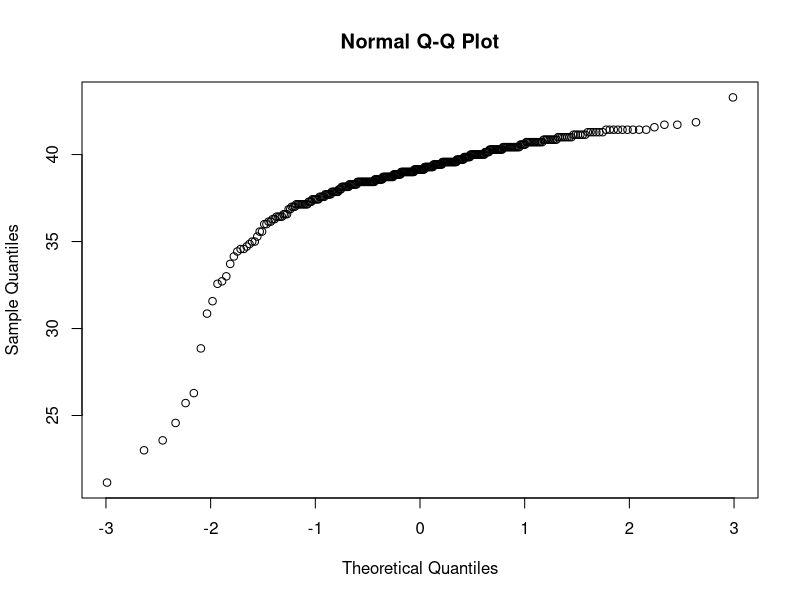
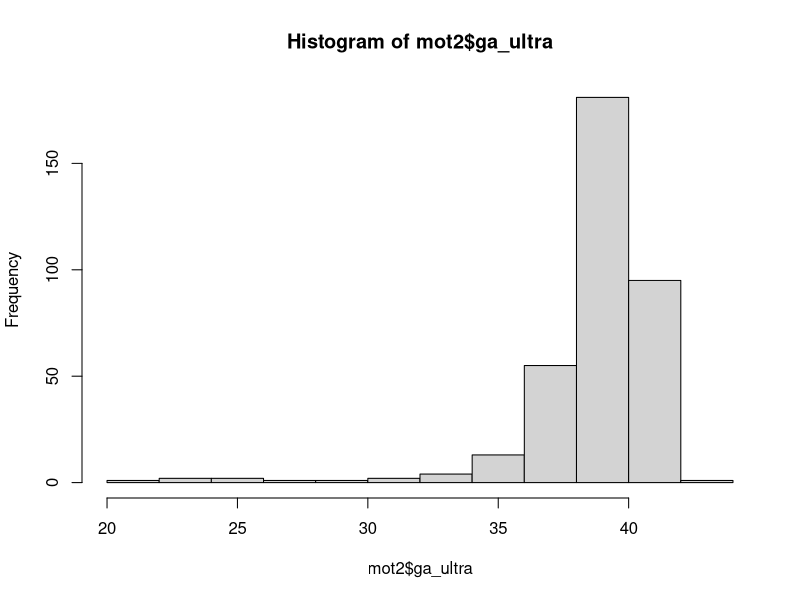
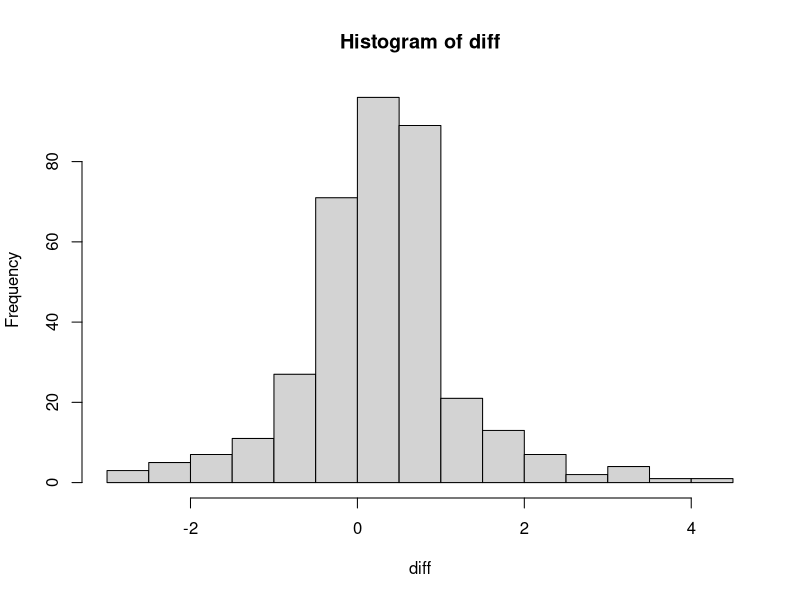
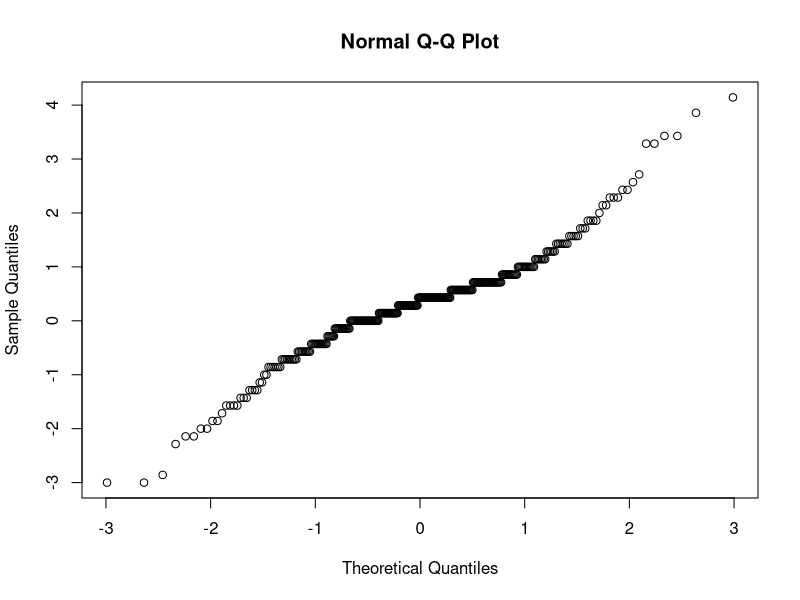
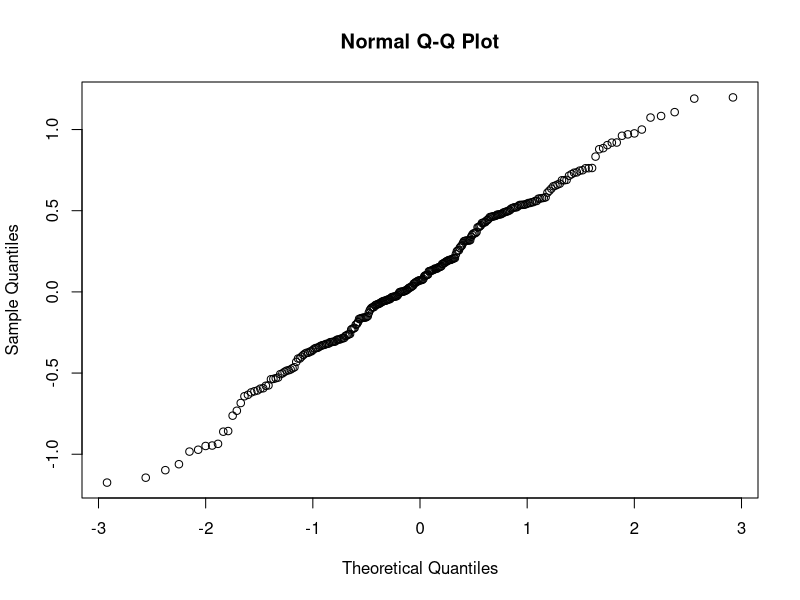

The R source for these figures, in order:
## ---- chunk 1
knitr::opts_chunk$set(echo = TRUE,message = F, warning = F)
## ---- chunk 2
library(data.table)
library(tidyverse)
library(knitr)
## ---- chunk 3
mot=fread("Midterm_BWT.dat")
## ---- chunk 4
mot2=mot%>%mutate(ga_ultra=replace(ga_ultra,ga_ultra>70,NA))
mot2=mot2%>%mutate(rand_month=replace(rand_month,rand_month>12|rand_month<1,NA))
mot2=mot2%>%mutate(ppnum=replace(ppnum,ppnum<0,NA))
## ---- chunk 5
qqnorm(mot2$ga_ultra)
hist(mot2$ga_ultra,breaks=15)
## ---- chunk 6
library(nortest)
ult=mot2$ga_ultra
## ---- chunk 7
lillie.test(ult)
## ---- chunk 8
ult=mot2$ga_ultra
est=mot2$ga_est
diff=ult-est
a=mean(ult,na.rm=T)
b=mean(est,na.rm=T)
z=mean(diff,na.rm=T)/(sd(diff,na.rm=T)/sqrt(length(diff)))
## ---- chunk 9
t.test(diff)
## ---- chunk 10
hist(diff,breaks=15)
qqnorm(diff)
## ---- chunk 11
mean(diff,na.rm=T)
## ---- chunk 12
estc=est+.318
## ---- chunk 13
ks.test(estc,ult)
## ---- chunk 14
ga=mot2%>%select(ga_ultra,ga_est)
ga$ga_est=cut(ga$ga_est,c(0,37,40,Inf),right=F,labels=c("low","med","high"))
ga$ga_ultra=cut(ga$ga_ultra,c(0,37,40,Inf),right=F,labels=c("low","med","high"))
## ---- chunk 15
library(vcd)
## ---- chunk 16
gatab=table(ga)
gatab2=addmargins(gatab)
gatab2
## ---- chunk 17
(k=Kappa(gatab))
confint(Kappa(gatab))
## ---- chunk 18
k$Unweighted
## ---- chunk 19
days=c(31,28,31,30,31,30,31,31,30,31,30,31) #create a vector of the number of days in each month
wtab=table(mot2$rand_month) #make table of women randomized per month
## ---- chunk 20
chisq.test(wtab, p=days/365,correct = F)
## ---- chunk 21
btab=table(mot2$birth_month)
a=as.data.frame(wtab)
colnames(a)=c("month","randomized")
b=as.data.frame(btab)
colnames(b)=c("month","births")
br=left_join(a,b)
month=br$month
randpct=prop.table(br$randomized)
birthpct=prop.table(br$births)
dat=cbind(month,randpct,birthpct)
dat #creating dataframe of percentage of births and women randomized by month
## ---- chunk 22
mot3=mot2%>%mutate(preterm=as.numeric(ga_ultra<37))
## ---- chunk 23
tab1=table(mot3$preterm,mot3$ppnum) #Create 2x2 Disease exposure table
tab2=addmargins(tab1) #adding margins to table
tab2
## ---- chunk 24
x=c(10,10,9,5) #number of diease+
n=c(67,127,81,33) #column total
score=c(1,2,3,4) # exposure level(rank order)
prop.trend.test(x,n,score)
## ---- chunk 25
group=mot3$group
preterm=mot3$preterm
gptab=table(preterm,group) #creating 2x2 table
gptab
chisq.test(gptab,correct = F) #chisquare test without continuity correction
## ---- chunk 26
pre=mot3$pd_pre
post=mot3$pd_post
pdiff=post-pre #create vector of differences
pdiff=na.omit(pdiff) #removing na values
qqnorm(pdiff) #qqplot of the difference vector
## ---- chunk 27
ybar=mean(pdiff)
sdy=sd(pdiff)
n=286
z=ybar/(sdy/sqrt(n))
z
## ---- chunk 28
pdiff2=mot3%>%mutate(diff=pd_post-pd_pre)%>%select(group,diff) #creating difference vector
pdiff2=na.omit(pdiff2) #removing NA values
g1=pdiff2%>%filter(group==1) #separting the two groups
g2=pdiff2%>%filter(group==2)
g1=g1$diff
g2=g2$diff
## ---- chunk 29
y1=mean(g1)
n1=length(g1)
s1=sd(g1)
y2=mean(g2)
n2=length(g2)
s2=sd(g2)
zstat=(y1-y2)/sqrt(s1^2/n1+s2^2/n2)
pvalue=pnorm(-3.26)*2
paste("z stat =", round(zstat,digits = 3), "p-value =",round(pvalue,digits =4))
## ---- chunk 30
t.test(g1,g2,var.equal = T,alternative="two.sided")
## ---- chunk 31
nam=c("id","case","exposed","agegroup")
cc=fread("Midterm_CC.dat")
names(cc)=nam
cc$case=factor(cc$case)
cc$exposed=factor(cc$exposed)
cc$agegroup=factor(cc$agegroup)
## ---- chunk 32
exposed=cc$exposed
case=cc$case
taba=table(exposed,case)
taba1=addmargins(taba)
taba1
## ---- chunk 33
etab=table(case,exposed)[2:1,2:1]
etab2=addmargins(etab)
etab2
## ---- chunk 34
x2=(174*((36*69)-(18*51))^2)/(54*120*87*87)
chicrit=qchisq(p=.95,df=1)
paste("Test stat=",x2, "critical value=", round(chicrit,digits = 3))
## ---- chunk 35
chisq.test(etab,correct=F) #correct=F turns off continuity correction, which we dont want in this case
## ---- chunk 36
OR=(36*69)/(18*51)
OR
## ---- chunk 37
library(epitools)
## ---- chunk 38
oddsratio.wald(taba)
## ---- chunk 39
age=cc$agegroup
tabage=etab=table(case,exposed,age) #creating an array of 2x2 tables stratfied by age group
mantelhaen.test(tabage) #running the test on the array
## ---- chunk 40
oddsratio.wald(tabage[,,1])
## ---- chunk 41
oddsratio.wald(tabage[,,2])
## ---- chunk 42
oddsratio.wald(tabage[,,3])
## ---- chunk 43
cc1=cc%>% mutate(mp=str_sub(id,3,4))%>%select(case,exposed,mp)#mp is matched pair variable
cases=cc1%>%filter(case==1)%>%rename(ecase=exposed)
cases=as_tibble(cases)
controls=cc1%>%filter(case==0)%>%rename(econtrol=exposed)
controls=as_tibble(controls)
cc2=full_join(cases,controls,by='mp')%>%select(c(mp,ecase,econtrol)) #joining the separated tables by mp
## ---- chunk 44
ecase=cc2$ecase
econtrol=cc2$econtrol
mptab=table(econtrol,ecase)[2:1,2:1]
mptab1=addmargins(mptab)
mptab1
## ---- chunk 45
#takes a 2x2 table (in epid form with controls as rows and cases as columns)
#computes the mcnemar test stat
mstat=function(table){
 t2=table[2]
 t3=table[3]
 m=(t2-t3)^2/(t3+t2)
 m
}
## ---- chunk 46
m=mstat(mptab)
crit=qchisq(.95,1)
paste("test stat is",m, "critical value is",round(crit,digits=3))
## ---- chunk 47
mcnemar.test(mptab,correct=F) #make sure correct=False so we dont have the continuity correction
## ---- chunk 48
orm= 25/7
v=1/7+1/25
c1=exp(log(orm)-1.96*sqrt(v))
c2=exp(log(orm)+1.96*sqrt(v))
ci=c(c1,c2)
paste("OR =", round(orm,digits = 2))
ci
## ---- chunk 49
#one sample z-stat function
zstat=function(y,u0=0){
y=na.omit(y)
yb=mean(y)
n=length(y)
s=sd(y)
zstat=(yb-u0)/(s/sqrt(n))
zstat
}

#two sample z-stat function
#NA values must be removed prior to using this
zstat2=function(y1,y2,u0=0){
yb1=mean(y1)
n1=length(y1)
s1=sd(y1)
yb2=mean(y2)
n2=length(y2)
s2=sd(y2)
zstat=((yb1-yb2)-u0)/sqrt(s1^2/n1+s2^2/n2)
zstat
}

#p-value function for alpha=.05
pval=function(z,twosided=T){
  if (twosided==T) {
    return(2*pnorm(z))
  }
  else
    pnorm(z)
}

## ---- chunk 50
#takes a 2x2 table (in epid form) and computes the mcnemar test stat
mstat=function(table){
 t2=table[2]
 t3=table[3]
 m=(t2-t3)^2/(t3+t2)
 m
}
## ---- chunk 51
etable=function(exposure,disease){
  t=table(exposure,disease)[2:1,2:1]
  rownames(t)=c('E+','E-')
  colnames(t)=c('D+','D-')
  t
}


riskratio=function(a,b,c,d){
  e=a/(a+b)
  f=c/(c+d)
  c(e,f,e/f)
}


ciriskr=function(ecases,enoncases,uecases,uenoncases){
  a=ecases
  b=enoncases
  c=uecases
  d=uenoncases
  e=a/(a+b)
  f=c/(c+d)
  rr=e/f
  z=c(-1.96,1.96)
  se=sqrt(1/a-1/(a+b)+
            1/c-1/(c+d))
  ci=exp(log(rr)+z*se)
  c("Risk Ratio"=rr,"95 CI"=ci)
}


rateratio=function(cases,noncases,pyrcases,pyrnoncases){
  a=cases
  b=noncases
  p=pyrcases
  q=pyrnoncases
  (a/p)/(b/q)
}


cirater=function(cases,noncases,pyrcases,pyrnoncases){
  a=cases
  b=noncases
  p=pyrcases
  q=pyrnoncases
  rr=(a/p)/(b/q)
  se=sqrt(1/a+1/b)
  z=c(-1.96,1.96)
  ci=exp(log(rr)+z*se)
  c("Rate Ratio"=rr,"95 CI"=ci)
}


cioddsr=function(ecases,enoncases,uecases,uenoncases){
  a=ecases
  b=enoncases
  c=uecases
  d=uenoncases
  or=(a/c)*(d/b)
  se=sqrt(1/a+1/b+1/c+1/d)
  z=c(-1.96,1.96)
  ci=exp(log(or)+z*se)
  c("Odds Ratio"=or,"95 CI"=ci)
}


etable2=function(exposure,disease){
  t=table(exposure,disease)[2:1,2:1]
  rownames(t)=c('E+','E-')
  colnames(t)=c('D+','D-')
  addmargins(t)
}
